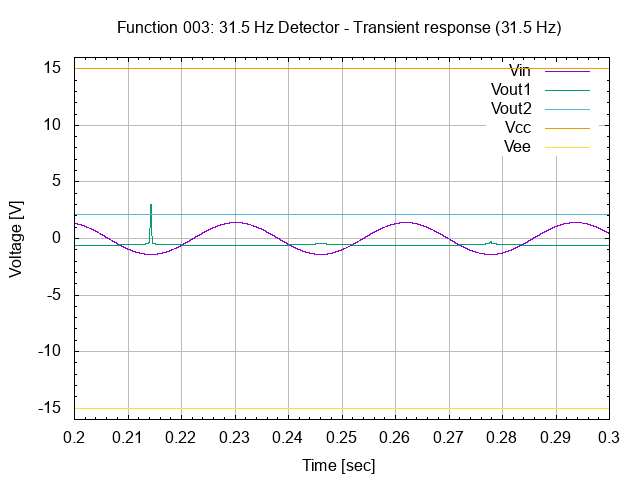

Reproduce this figure in gnuplot.
# setup terminal
set term png

# setup graph
set output "26.003.00.01.01.03.png"
set title "Function 003: 31.5 Hz Detector - Transient response (31.5 Hz)"

# setup Y-axis
set yrange [-16:16]
set grid ytics lt 1 lw 1 lc rgb "#bbbbbb"
set mytics
set ylabel "Voltage [V]"

# setup X-axis
set grid xtics lt 1 lw 1 lc rgb "#bbbbbb"
set mxtics
set xrange [0.2:0.3]
set xlabel "Time [sec]"

# setup plot style
set style data lines
plot '26.003.00.01.01.dat' using 1:2 title "Vin", \
     '26.003.00.01.01.dat' using 1:3 title "Vout1", \
     '26.003.00.01.01.dat' using 1:4 title "Vout2", \
     '26.003.00.01.01.dat' using 1:5 title "Vcc", \
     '26.003.00.01.01.dat' using 1:6 title "Vee"

# set output back to default
set output

# reset terminal type
set terminal pop
